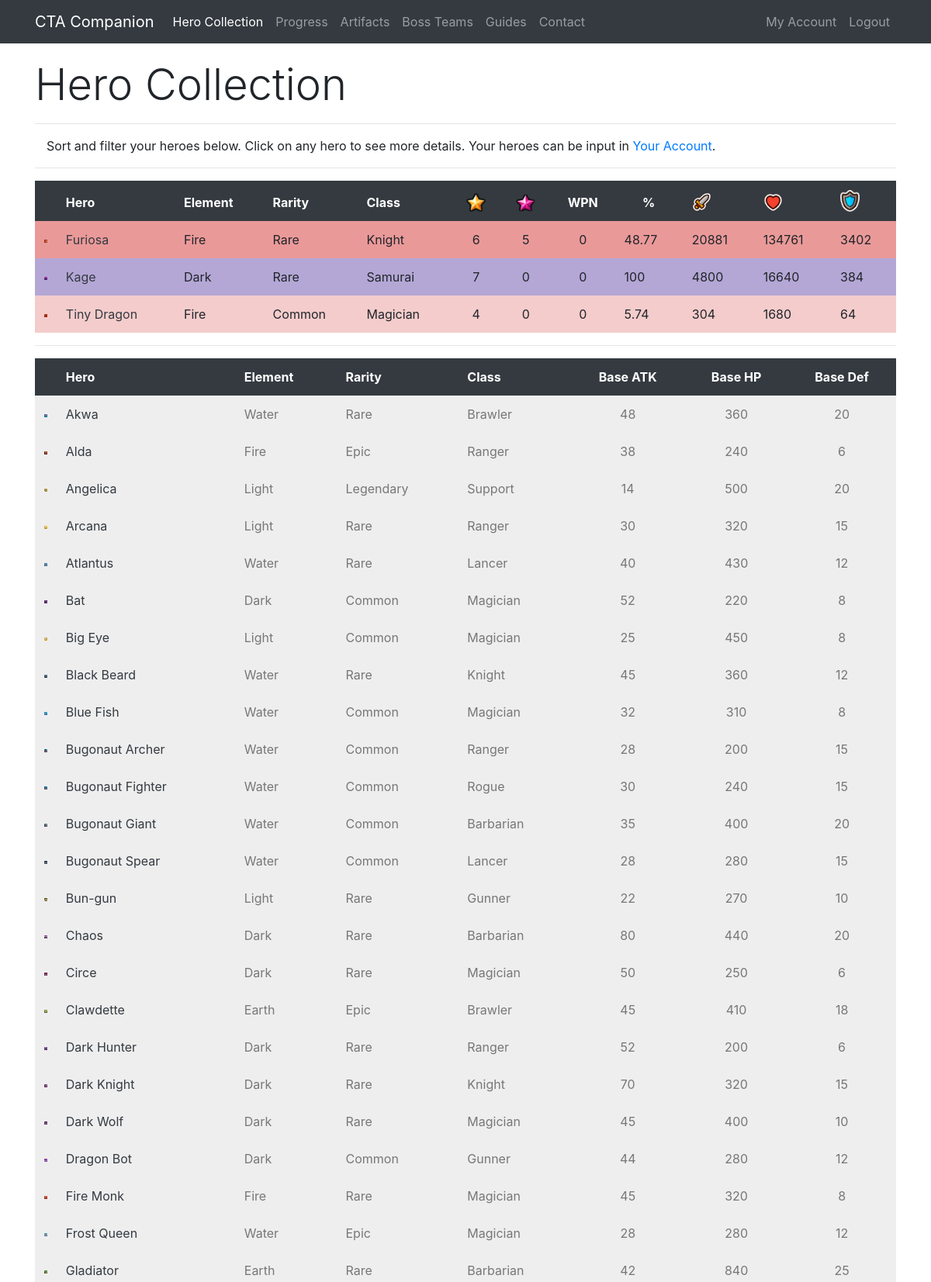
The app's page /collection/Cayumi (signed in, upper part) with its own data.
### app/models.py (models this page shows, shortened)
class Hero(db.Model):
    id = db.Column(db.Integer, primary_key=True)
    level = db.Column(db.Integer, index=True)
    awaken = db.Column(db.Integer, index=True)
    wpn = db.Column(db.Integer, index=True)
    medals = db.Column(db.Integer, index=True)
    runedAtk = db.Column(db.Integer, index=True)
    runedHp = db.Column(db.Integer, index=True)
    runedDef = db.Column(db.Integer, index=True)
    runedAps = db.Column(db.Integer, index=True)
    runedCrit = db.Column(db.Integer, index=True)
    runedCritDmg = db.Column(db.Integer, index=True)
    user_id = db.Column(db.Integer, db.ForeignKey('user.id'))
    base_id = db.Column(db.Integer, db.ForeignKey('base.id'))
    def atk(self):
        runedAttack = self.runedAtk
        base = self.baseStats.atk
        level = self.level
        awaken = self.awaken
        atk = int(base * (2 ** (level - 1)) * (1.5 ** awaken))
        runedAtk = atk + (atk * (runedAttack / 100))
        return int(runedAtk)
    def hp(self):
        runedHP = self.runedHp
        base = self.baseStats.hp
        level = self.level
        awaken = self.awaken
        hp = int(base * (2 ** (level - 1)) * (1.5 ** awaken))
        runedHP = hp + (hp * (runedHP / 100))
        return int(runedHP)
    def defense(self):
        runedDef = self.runedDef
        base = self.baseStats.defense
        level = self.level
        awaken = self.awaken
        defense = int(base * (2 ** (level - 1)) * (1.5 ** awaken))
        runedDef = defense + (defense * (runedDef / 100))
        return int(runedDef)
    def progress(self):
        level = self.level
        medals = self.medals
        if level == 0:
            accumulated = 0
            total = accumulated + medals
        elif level == 1:
            accumulated = 10
            total = accumulated + medals
        elif level == 2:
            accumulated = 30
            total = accumulated + medals
        elif level == 3:
            accumulated = 80
            total = accumulated + medals
        elif level == 4:
            accumulated = 280
            total = accumulated + medals
        elif level == 5:
            accumulated = 880
            total = accumulated + medals
        elif level == 6:
            accumulated = 2380
            total = accumulated + medals
        elif level == 7:
            accumulated = 4880
            total = accumulated + medals
        total = (total / 4880) * 100
        if total == 100:
            return int(total)
        return round(total, 2)

class Base(db.Model):
    id = db.Column(db.Integer, primary_key=True)
    name = db.Column(db.String(32), index=True, unique=True)
    nameSafe = db.Column(db.String(32), index=True, unique=True)
    job = db.Column(db.String(16), index=True)
    rarity = db.Column(db.String(16), index=True)
    element = db.Column(db.String(16), index=True)
    gender = db.Column(db.String(16), index=True)
    crusher = db.Column(db.Integer, index=True)
    fly = db.Column(db.Integer, index=True)
    blitz = db.Column(db.Integer, index=True)
    atk = db.Column(db.Integer, index=True)
    hp = db.Column(db.Integer, index=True)
    defense = db.Column(db.Integer, index=True)
    crit = db.Column(db.Integer, index=True)
    critDmg = db.Column(db.Integer, index=True)
    movespeed = db.Column(db.Integer, index=True)
    aps = db.Column(db.Integer, index=True)
    arange = db.Column(db.Integer, index=True)
    resistance = db.Column(db.Integer, index=True)
    frenzy = db.Column(db.Integer, index=True)
    dodge = db.Column(db.Integer, index=True)
    stun = db.Column(db.Integer, index=True)
    stunTime = db.Column(db.Integer, index=True)
    aoe = db.Column(db.Integer, index=True)
    ult = db.Column(db.Integer, index=True)
    kshp = db.Column(db.Integer, index=True)
    gold = db.Column(db.Integer, index=True)
    freeze = db.Column(db.Integer, index=True)
    freezeTime = db.Column(db.Integer, index=True)
    freezeDmg = db.Column(db.Integer, index=True)
    burn = db.Column(db.Integer, index=True)
    burnTime = db.Column(db.Integer, index=True)
    burnDmg = db.Column(db.Integer, index=True)
    poison = db.Column(db.Integer, index=True)
    poisonTime = db.Column(db.Integer, index=True)
    poisonDmg = db.Column(db.Integer, index=True)
    sp2 = db.Column(db.Integer, index=True)
    sp2num = db.Column(db.Integer, index=True)
    buffElement = db.Column(db.String(16), index=True)
    buffType = db.Column(db.Integer, index=True)
    buffStat = db.Column(db.String(16), index=True)
    buff = db.Column(db.Integer, index=True)
    heroes = db.relationship('Hero', backref='baseStats', lazy='dynamic')

### app/routes.py (the view)
@app.route('/collection/<username>')
@login_required
def collection(username):
    user = User.query.filter_by(username=username).first_or_404()
    heroes = Hero.query.filter_by(player=user)
    heroactive = 1
    return render_template('collection.html', user=user, heroes=heroes, title='Hero Collection', heroactive=heroactive)

### app/models.py (called while the page is built)
@login.user_loader
def load_user(id):
    return User.query.get(int(id))

### app/templates/collection.html (shortened to what this page needs)
{% extends "base.html" %}
{% block content %}
 <div class="row pt-3">
    <div class="col-lg-12">
      <h1 class="display-4">Hero Collection</h1>
      <hr>
      <p class="instructions">Sort and filter your heroes below. Click on any hero to see more details. Your heroes can be input in <a href="{{ url_for('account', username=current_user.username) }}">Your Account</a>.</p>
        <hr>
    </div>
 </div>
  <div class="row">
    <div class="col-lg-12">
<table id="ctac" class="table table-borderless" style="width:100%">
        <thead class="thead-dark">
            <tr>
                <th data-priority="1">&nbsp;</th>
                <th data-priority="2">Hero</th>
                <th data-priority="12">Element</th>
                <th data-priority="11">Rarity</th>
                <th data-priority="10">Class</th>
                <th data-priority="3" class="text-center"><img src="{{ url_for('static', filename='star.png') }}" width="25" alt="Star Level"></th>
                <th data-priority="4" class="text-center"><img src="{{ url_for('static', filename='awaken.png') }}" width="25" alt="Awaken"></th>
                <th data-priority="5" class="text-center">WPN</th>
                <th data-priority="6" class="text-center">%</th>
                <th data-priority="7"><img src="{{ url_for('static', filename='atk.png') }}" width="25" alt="Attack"></th>
                <th data-priority="8"><img src="{{ url_for('static', filename='hp.png') }}" width="25" alt="HP"></th>
                <th data-priority="9"><img src="{{ url_for('static', filename='def.png') }}" width="25" alt="Defense"></th>
            </tr>
        </thead>
        <tbody>
        {% for i in heroes %}
        {% if i.level > 0 %}
        <tr>
            <td class="{{i.baseStats.element}}{{i.baseStats.rarity}}" width="25"><img class="img-fluid" src="/static/{{i.baseStats.nameSafe}}.png" alt="{{i.baseStats.name}}"></td>
            <td class="{{i.baseStats.element}}{{i.baseStats.rarity}}"><a class="text-dark" href="{{ url_for('hero', heroid=i.id) }}">{{ i.baseStats.name }}</b></td>
            <td class="{{i.baseStats.element}}{{i.baseStats.rarity}}">{{ i.baseStats.element }}</td>
            <td class="{{i.baseStats.element}}{{i.baseStats.rarity}}">{{ i.baseStats.rarity }}</td>
            <td class="{{i.baseStats.element}}{{i.baseStats.rarity}}">{{ i.baseStats.job }}</td>
            <td class="text-center {{i.baseStats.element}}{{i.baseStats.rarity}}">{{ i.level }}</td>
            <td class="text-center {{i.baseStats.element}}{{i.baseStats.rarity}}">{{ i.awaken }}</td>
            <td class="text-center {{i.baseStats.element}}{{i.baseStats.rarity}}">{{ i.wpn }}</td>
            <td class="text center {{i.baseStats.element}}{{i.baseStats.rarity}}">{{ i.progress() }}</td>
            <td class="{{i.baseStats.element}}{{i.baseStats.rarity}}">{{ i.atk() }}</td>
            <td class="{{i.baseStats.element}}{{i.baseStats.rarity}}">{{ i.hp() }}</td>
            <td class="{{i.baseStats.element}}{{i.baseStats.rarity}}">{{ i.defense() }}</td>
        </tr>
        {% endif %}
        {% endfor %}
        </tbody>
</table>
        <hr>
<table id="ctac2" class="table table-borderless" style="width:100%">
        <thead class="thead-dark">
            <tr>
                <th>&nbsp;</th>
                <th>Hero</th>
                <th>Element</th>
                <th>Rarity</th>
                <th>Class</th>
                <th class="text-center">Base ATK</th>
                <th class="text-center">Base HP</th>
                <th class="text-center">Base Def</th>
            </tr>
        </thead>
        <tbody>
        {% for i in heroes %}
        {% if i.level == 0 %}
        <tr>
            <td class="uncollected" width="25"><img class="img-fluid" src="/static/{{i.baseStats.nameSafe}}.png" alt="{{i.baseStats.name}}"></td>
            <td class="uncollected"><a class="text-dark" href="{{ url_for('hero', heroid=i.id) }}">{{ i.baseStats.name }}</a></td>
            <td class="uncollected">{{ i.baseStats.element }}</td>
            <td class="uncollected">{{ i.baseStats.rarity }}</td>
            <td class="uncollected">{{ i.baseStats.job }}</td>
            <td class="uncollected text-center">{{ i.baseStats.atk }}</td>
            <td class="uncollected text-center">{{ i.baseStats.hp }}</td>
            <td class="uncollected text-center">{{ i.baseStats.defense }}</td>
        </tr>
        {% endif %}
        {% endfor %}
        </tbody>
</table>
    </div>
  </div>
{% endblock %}

### app/static/style.css (style rules this page uses)
.uncollected { color: #777777; background-color: #eeeeee; padding: 8px; }
.FireCommon { background-color: #F4CCCC; padding: 8px; }
.FireRare { background-color: #EA9999; padding: 8px; }
.DarkRare { background-color: #B4A7D6; padding: 8px; }
.instructions { padding-left: 15px; }

### app/templates/base.html (style rules this page uses)
html { position: relative; min-height: 100%; }
body { margin-bottom: 40px; }

### records on screen
Hero: baseStats.nameSafe (picture), baseStats.name "Furiosa", baseStats.element "Fire", baseStats.rarity "Rare", baseStats.job "Knight", level "6", awaken "5", wpn "0", progress "48.77", atk "20881", hp "134761", defense "3402"
Hero: baseStats.nameSafe (picture), baseStats.name "Kage", baseStats.element "Dark", baseStats.rarity "Rare", baseStats.job "Samurai", level "7", awaken "0", wpn "0", progress "100", atk "4800", hp "16640", defense "384"
Hero: baseStats.nameSafe (picture), baseStats.name "Tiny Dragon", baseStats.element "Fire", baseStats.rarity "Common", baseStats.job "Magician", level "4", awaken "0", wpn "0", progress "5.74", atk "304", hp "1680", defense "64"
Hero: baseStats.nameSafe (picture), baseStats.name "Akwa", baseStats.element "Water", baseStats.rarity "Rare", baseStats.job "Brawler", baseStats.atk "48", baseStats.hp "360", baseStats.defense "20"
Hero: baseStats.nameSafe (picture), baseStats.name "Alda", baseStats.element "Fire", baseStats.rarity "Epic", baseStats.job "Ranger", baseStats.atk "38", baseStats.hp "240", baseStats.defense "6"
Hero: baseStats.nameSafe (picture), baseStats.name "Angelica", baseStats.element "Light", baseStats.rarity "Legendary", baseStats.job "Support", baseStats.atk "14", baseStats.hp "500", baseStats.defense "20"
Hero: baseStats.nameSafe (picture), baseStats.name "Arcana", baseStats.element "Light", baseStats.rarity "Rare", baseStats.job "Ranger", baseStats.atk "30", baseStats.hp "320", baseStats.defense "15"
Hero: baseStats.nameSafe (picture), baseStats.name "Atlantus", baseStats.element "Water", baseStats.rarity "Rare", baseStats.job "Lancer", baseStats.atk "40", baseStats.hp "430", baseStats.defense "12"
Hero: shows a picture, baseStats.name "Bat", baseStats.element "Dark", baseStats.rarity "Common", baseStats.job "Magician", baseStats.atk "52", baseStats.hp "220", baseStats.defense "8"
Hero: baseStats.nameSafe (picture), baseStats.name "Big Eye", baseStats.element "Light", baseStats.rarity "Common", baseStats.job "Magician", baseStats.atk "25", baseStats.hp "450", baseStats.defense "8"
Hero: baseStats.nameSafe (picture), baseStats.name "Black Beard", baseStats.element "Water", baseStats.rarity "Rare", baseStats.job "Knight", baseStats.atk "45", baseStats.hp "360", baseStats.defense "12"
Hero: baseStats.nameSafe (picture), baseStats.name "Blue Fish", baseStats.element "Water", baseStats.rarity "Common", baseStats.job "Magician", baseStats.atk "32", baseStats.hp "310", baseStats.defense "8"
Hero: baseStats.nameSafe (picture), baseStats.name "Bugonaut Archer", baseStats.element "Water", baseStats.rarity "Common", baseStats.job "Ranger", baseStats.atk "28", baseStats.hp "200", baseStats.defense "15"
Hero: baseStats.nameSafe (picture), baseStats.name "Bugonaut Fighter", baseStats.element "Water", baseStats.rarity "Common", baseStats.job "Rogue", baseStats.atk "30", baseStats.hp "240", baseStats.defense "15"
Hero: baseStats.nameSafe (picture), baseStats.name "Bugonaut Giant", baseStats.element "Water", baseStats.rarity "Common", baseStats.job "Barbarian", baseStats.atk "35", baseStats.hp "400", baseStats.defense "20"
Hero: baseStats.nameSafe (picture), baseStats.name "Bugonaut Spear", baseStats.element "Water", baseStats.rarity "Common", baseStats.job "Lancer", baseStats.atk "28", baseStats.hp "280", baseStats.defense "15"
Hero: baseStats.nameSafe (picture), baseStats.name "Bun-gun", baseStats.element "Light", baseStats.rarity "Rare", baseStats.job "Gunner", baseStats.atk "22", baseStats.hp "270", baseStats.defense "10"
Hero: baseStats.nameSafe (picture), baseStats.name "Chaos", baseStats.element "Dark", baseStats.rarity "Rare", baseStats.job "Barbarian", baseStats.atk "80", baseStats.hp "440", baseStats.defense "20"
Hero: baseStats.nameSafe (picture), baseStats.name "Circe", baseStats.element "Dark", baseStats.rarity "Rare", baseStats.job "Magician", baseStats.atk "50", baseStats.hp "250", baseStats.defense "6"
Hero: baseStats.nameSafe (picture), baseStats.name "Clawdette", baseStats.element "Earth", baseStats.rarity "Epic", baseStats.job "Brawler", baseStats.atk "45", baseStats.hp "410", baseStats.defense "18"
Hero: baseStats.nameSafe (picture), baseStats.name "Dark Hunter", baseStats.element "Dark", baseStats.rarity "Rare", baseStats.job "Ranger", baseStats.atk "52", baseStats.hp "200", baseStats.defense "6"
Hero: baseStats.nameSafe (picture), baseStats.name "Dark Knight", baseStats.element "Dark", baseStats.rarity "Rare", baseStats.job "Knight", baseStats.atk "70", baseStats.hp "320", baseStats.defense "15"
Hero: baseStats.nameSafe (picture), baseStats.name "Dark Wolf", baseStats.element "Dark", baseStats.rarity "Rare", baseStats.job "Magician", baseStats.atk "45", baseStats.hp "400", baseStats.defense "10"
Hero: baseStats.nameSafe (picture), baseStats.name "Dragon Bot", baseStats.element "Dark", baseStats.rarity "Common", baseStats.job "Gunner", baseStats.atk "44", baseStats.hp "280", baseStats.defense "12"
Hero: baseStats.nameSafe (picture), baseStats.name "Fire Monk", baseStats.element "Fire", baseStats.rarity "Rare", baseStats.job "Magician", baseStats.atk "45", baseStats.hp "320", baseStats.defense "8"
Hero: baseStats.nameSafe (picture), baseStats.name "Frost Queen", baseStats.element "Water", baseStats.rarity "Epic", baseStats.job "Magician", baseStats.atk "28", baseStats.hp "280", baseStats.defense "12"
Hero: baseStats.nameSafe (picture), baseStats.name "Gladiator", baseStats.element "Earth", baseStats.rarity "Rare", baseStats.job "Barbarian", baseStats.atk "42", baseStats.hp "840", baseStats.defense "25"
